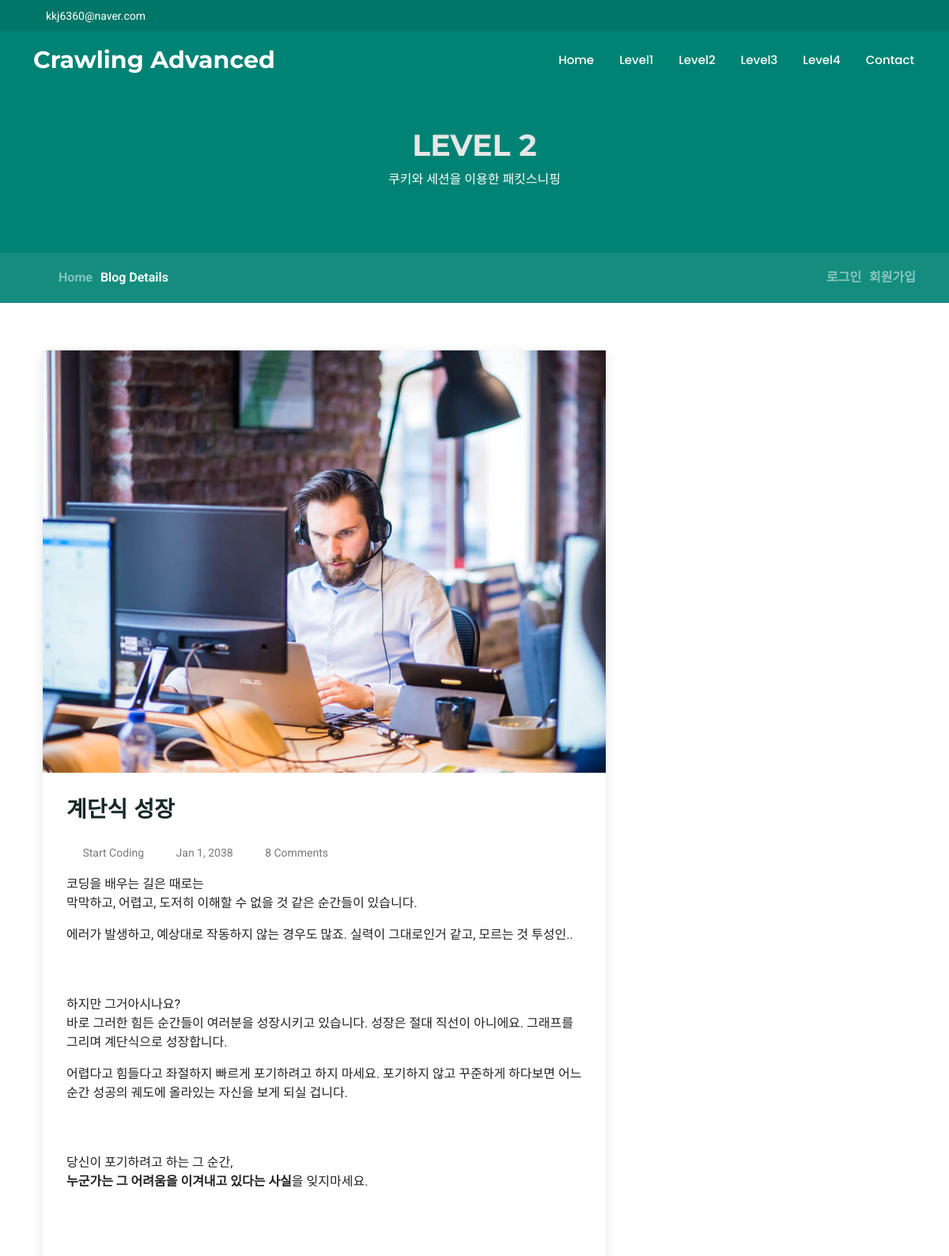
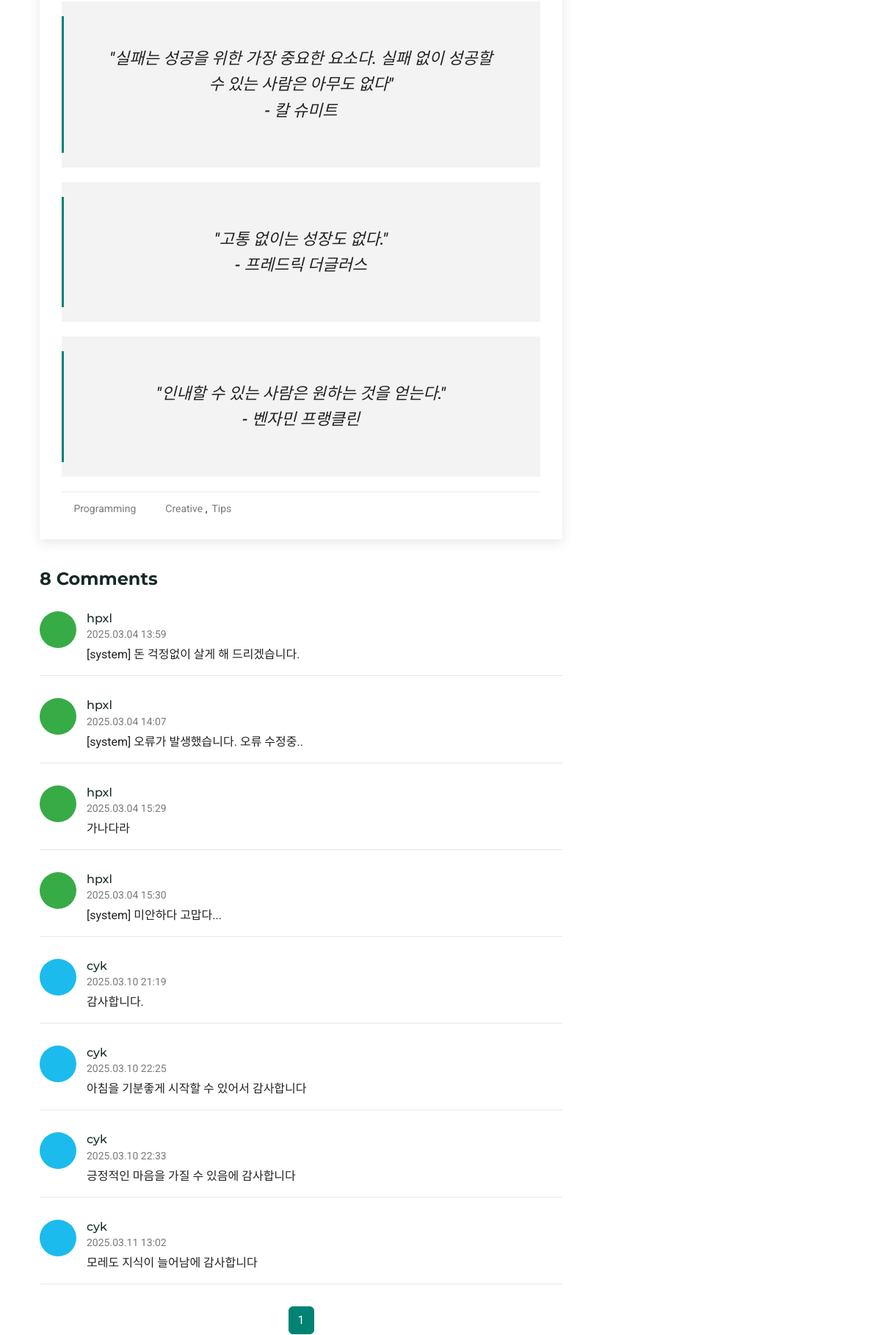
The page /level2 (upper part) on the database its author committed (2 pictures, top to bottom).
### app/models.py (models this page shows, shortened)
class Comment(db.Model):
    id = db.Column(db.Integer, primary_key=True)
    content = db.Column(db.Text, nullable=False)
    user_id = db.Column(db.Integer, db.ForeignKey('user.id'), nullable=False)
    created_at = db.Column(db.DateTime, default=lambda: datetime.now(ZoneInfo("Asia/Seoul")))  # 한국 시간 기준

class User(UserMixin, db.Model):
    id = db.Column(db.Integer, primary_key=True)
    username = db.Column(db.String(64), unique=True, nullable=False)
    password_hash = db.Column(db.String(128), nullable=False)
    color = db.Column(db.String(7), default="#000000")
    comments = db.relationship('Comment', backref='author', lazy='dynamic')

### app/routes.py (the view)
@app.route('/level2')
def level2():
    page = request.args.get('page', 1, type=int)
    comments_query = Comment.query.order_by(Comment.created_at.asc())
    comments = comments_query.paginate(page=page, per_page=20)
    comment_form = CommentForm()
    edit_form = EditCommentForm()
    delete_form = DeleteForm()
    return render_template('level2.html', comments=comments, form=comment_form, edit_form=edit_form, delete_form=delete_form)

### app/templates/level2.html (shortened to what this page needs)
{% extends "main_base.html" %}
{% block content %}
<main class="main">
  <div class="page-title">
    <div class="heading">
      <div class="container">
        <div class="row d-flex justify-content-center text-center">
          <div class="col-lg-8">
            <h1>LEVEL 2</h1>
            <p class="mb-0">쿠키와 세션을 이용한 패킷스니핑</p>
          </div>
        </div>
      </div>
    </div>
    <nav class="breadcrumbs">
      <div class="container">
        <ol>
          <li><a href="/">Home</a></li>
          <li class="current">Blog Details</li>
        </ol>
        <ol>
          {% if current_user.is_authenticated %}
          <li>
            <span class="navbar-text">안녕하세요, {{ current_user.username }}님!</span>
          </li>
          <li>
            <a class="nav-link" href="{{ url_for('logout') }}">로그아웃</a>
          </li>
          {% else %}
          <li>
            <a class="nav-link" href="{{ url_for('login') }}">로그인</a>
          </li>
          <li>
            <a class="nav-link" href="{{ url_for('signup') }}">회원가입</a>
          </li>
          {% endif %}
        </ol>
      </div>
    </nav>
  </div>
  <div class="container">
    <div class="row">
      <div class="col-lg-8">
        <section id="blog-details" class="blog-details section">
          <div class="container">
            <article class="article">
              <div class="post-img">
                <img src="assets/img/blog/blog-1.jpg" alt="" class="img-fluid">
              </div>
              <h2 class="title">계단식 성장</h2>
              <div class="meta-top">
                <ul>
                  <li class="d-flex align-items-center"><i class="bi bi-person"></i> <a href="#">Start Coding</a></li>
                  <li class="d-flex align-items-center"><i class="bi bi-clock"></i> <a href="#"><time
                        datetime="2038-01-01">Jan 1, 2038</time></a></li>
                  <li class="d-flex align-items-center"><i class="bi bi-chat-dots"></i> <a href="#">{{
                      comments.total }}
                      Comments</a></li>
                </ul>
              </div>
              <div class="content">
                <p>
                  코딩을 배우는 길은 때로는 <br>막막하고, 어렵고, 도저히 이해할 수 없을 것 같은 순간들이 있습니다.
                </p>
                <p>
                  에러가 발생하고, 예상대로 작동하지 않는 경우도 많죠. 실력이 그대로인거 같고, 모르는 것 투성인..
                </p><br><br>
                <p>
                  하지만 그거아시나요? <br>바로 그러한 힘든 순간들이 여러분을 성장시키고 있습니다. 성장은 절대 직선이 아니에요. 그래프를 그리며 계단식으로 성장합니다.
                </p>
                <p>
                  어렵다고 힘들다고 좌절하지 빠르게 포기하려고 하지 마세요. 포기하지 않고 꾸준하게 하다보면 어느순간 성공의 궤도에
                  올라있는 자신을 보게 되실 겁니다.
                </p><br><br>
                <p>
                  당신이 포기하려고 하는 그 순간,<br> <b>누군가는 그 어려움을 이겨내고 있다는 사실</b>을 잊지마세요.
                </p><br><br>
                <blockquote>
                  <p>
                    "실패는 성공을 위한 가장 중요한 요소다. 실패 없이 성공할 수 있는 사람은 아무도 없다" <br>- 칼 슈미트
                  </p>
                </blockquote>
                <blockquote>
                  <p>
                    "고통 없이는 성장도 없다." <br>- 프레드릭 더글러스
                  </p>
                </blockquote>
                <blockquote>
                  <p>
                    "인내할 수 있는 사람은 원하는 것을 얻는다." <br>- 벤자민 프랭클린
                  </p>
                </blockquote>
              </div>
              <div class="meta-bottom">
                <i class="bi bi-folder"></i>
                <ul class="cats">
                  <li><a href="#">Programming</a></li>
                </ul>
                <i class="bi bi-tags"></i>
                <ul class="tags">
                  <li><a href="#">Creative</a></li>
                  <li><a href="#">Tips</a></li>
                </ul>
              </div>
            </article>
          </div>
        </section>
        <section id="blog-comments" class="blog-comments section">
          <div class="container">
            <h4 class="comments-count">{{ comments.total }} Comments</h4>
            {% for comment in comments.items %}
            <div id="comment-{{ comment.id }}" class="comment">
              <div class="d-flex">
                <div class="comment-img">
                  <span style="background-color: {{ comment.author.color }};"></span>
                </div>
                <div>
                  <h5 class="comment-name">{{ comment.author.username }}</h5>
                  <time class="comment-date">{{ comment.created_at.strftime('%Y.%m.%d %H:%M') }}</time>
                  <p class="comment-text">{{ comment.content }}</p>
                </div>
              </div>
            </div>
            {% endfor %}
            <nav aria-label="Page navigation">
              <ul class="pagination">
                {% for page_num in comments.iter_pages() %}
                <li class="page-item {% if page_num == comments.page %}active{% endif %}">
                  <a class="page-link" href="{{ url_for('level2', page=page_num) }}">{{ page_num }}</a>
                </li>
                {% endfor %}
              </ul>
            </nav>
          </div>
        </section>
      </div>
    </div>
  </div>
</main>
{% endblock %}

### app/templates/main_base.html (shortened to what this page needs)
<!DOCTYPE html>
<html lang="en">
<head>
    <link href="{{ url_for('static', filename='assets/vendor/bootstrap/css/bootstrap.min.css') }}" rel="stylesheet">
    <link href="{{ url_for('static', filename='assets/vendor/bootstrap-icons/bootstrap-icons.css') }}" rel="stylesheet">
    <link href="{{ url_for('static', filename='assets/vendor/aos/aos.css') }}" rel="stylesheet">
    <link href="{{ url_for('static', filename='assets/vendor/glightbox/css/glightbox.min.css') }}" rel="stylesheet">
    <link href="{{ url_for('static', filename='assets/vendor/swiper/swiper-bundle.min.css') }}" rel="stylesheet">
    <link href="https://cdnjs.cloudflare.com/ajax/libs/font-awesome/6.7.2/css/all.min.css" rel="stylesheet">
    <link href="{{ url_for('static', filename='assets/css/main.css') }}" rel="stylesheet">
</head>
<body class="index-page">
    <header id="header" class="header fixed-top">
        <div class="topbar d-flex align-items-center">
            <div class="container d-flex justify-content-center justify-content-md-between">
                <div class="contact-info d-flex align-items-center">
                    <i class="bi bi-envelope d-flex align-items-center"><a
                            href="mailto:contact@example.com">kkj6360@naver.com</a></i>
                </div>
                <div class="social-links d-none d-md-flex align-items-center">
                    <a href="#" class="twitter"><i class="bi bi-twitter-x"></i></a>
                    <a href="#" class="facebook"><i class="bi bi-facebook"></i></a>
                    <a href="#" class="instagram"><i class="bi bi-instagram"></i></a>
                    <a href="#" class="linkedin"><i class="bi bi-linkedin"></i></a>
                </div>
            </div>
        </div>
        <div class="branding d-flex align-items-cente">
            <div class="container position-relative d-flex align-items-center justify-content-between">
                <a href="/" class="logo d-flex align-items-center">
                    <h1 class="sitename">Crawling Advanced</h1>
                    <span>.</span>
                </a>
                <nav id="navmenu" class="navmenu">
                    <ul>
                        <li><a href="/" class="active">Home<br></a></li>
                        <li><a href="{{ url_for('level1') }}">Level1</a></li>
                        <li><a href="{{ url_for('level2') }}">Level2</a></li>
                        <li><a href="{{ url_for('level3') }}">Level3</a></li>
                        <li><a href="{{ url_for('level4') }}">Level4</a></li>
                        <li><a href="#contact">Contact</a></li>
                    </ul>
                </nav>
            </div>
        </div>
    </header>
    {% block content %}{% endblock %}
</body>
</html>

### rows shown on the page
Comment: author.username "hpxl", created_at "2025.03.04 13:59", content "[system] 돈 걱정없이 살게 해 드리겠습니다."
Comment: author.username "hpxl", created_at "2025.03.04 14:07", content "[system] 오류가 발생했습니다. 오류 수정중.."
Comment: author.username "hpxl", created_at "2025.03.04 15:29", content "가나다라"
Comment: author.username "hpxl", created_at "2025.03.04 15:30", content "[system] 미안하다 고맙다..."
Comment: author.username "cyk", created_at "2025.03.10 21:19", content "감사합니다."
Comment: author.username "cyk", created_at "2025.03.10 22:25", content "아침을 기분좋게 시작할 수 있어서 감사합니다"
Comment: author.username "cyk", created_at "2025.03.10 22:33", content "긍정적인 마음을 가질 수 있음에 감사합니다"
Comment: author.username "cyk", created_at "2025.03.11 13:02", content "모레도 지식이 늘어남에 감사합니다"

### other values the page prints
{{ comments.total }} "8"
{{ page_num }} "1"
